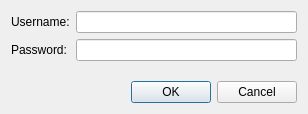
<?xml version="1.0" encoding="UTF-8"?>
<ui version="4.0">
 <class>LoginDialog</class>
 <widget class="QDialog" name="LoginDialog">
  <property name="geometry">
   <rect>
    <x>0</x>
    <y>0</y>
    <width>308</width>
    <height>114</height>
   </rect>
  </property>
  <property name="windowTitle">
   <string>Sign in for Vereinsflieger</string>
  </property>
  <layout class="QVBoxLayout" name="verticalLayout">
   <item>
    <layout class="QFormLayout" name="formLayout">
     <item row="0" column="0">
      <widget class="QLabel" name="usernameLabel">
       <property name="text">
        <string>Username:</string>
       </property>
      </widget>
     </item>
     <item row="1" column="0">
      <widget class="QLabel" name="passwordLabel">
       <property name="text">
        <string>Password:</string>
       </property>
      </widget>
     </item>
     <item row="0" column="1">
      <widget class="QLineEdit" name="usernameEdit"/>
     </item>
     <item row="1" column="1">
      <widget class="QLineEdit" name="passwordEdit">
       <property name="echoMode">
        <enum>QLineEdit::Password</enum>
       </property>
      </widget>
     </item>
    </layout>
   </item>
   <item>
    <widget class="QDialogButtonBox" name="buttonBox">
     <property name="orientation">
      <enum>Qt::Horizontal</enum>
     </property>
     <property name="standardButtons">
      <set>QDialogButtonBox::Cancel|QDialogButtonBox::Ok</set>
     </property>
    </widget>
   </item>
  </layout>
 </widget>
 <resources/>
 <connections>
  <connection>
   <sender>buttonBox</sender>
   <signal>accepted()</signal>
   <receiver>LoginDialog</receiver>
   <slot>accept()</slot>
   <hints>
    <hint type="sourcelabel">
     <x>248</x>
     <y>254</y>
    </hint>
    <hint type="destinationlabel">
     <x>157</x>
     <y>274</y>
    </hint>
   </hints>
  </connection>
  <connection>
   <sender>buttonBox</sender>
   <signal>rejected()</signal>
   <receiver>LoginDialog</receiver>
   <slot>reject()</slot>
   <hints>
    <hint type="sourcelabel">
     <x>316</x>
     <y>260</y>
    </hint>
    <hint type="destinationlabel">
     <x>286</x>
     <y>274</y>
    </hint>
   </hints>
  </connection>
 </connections>
</ui>
